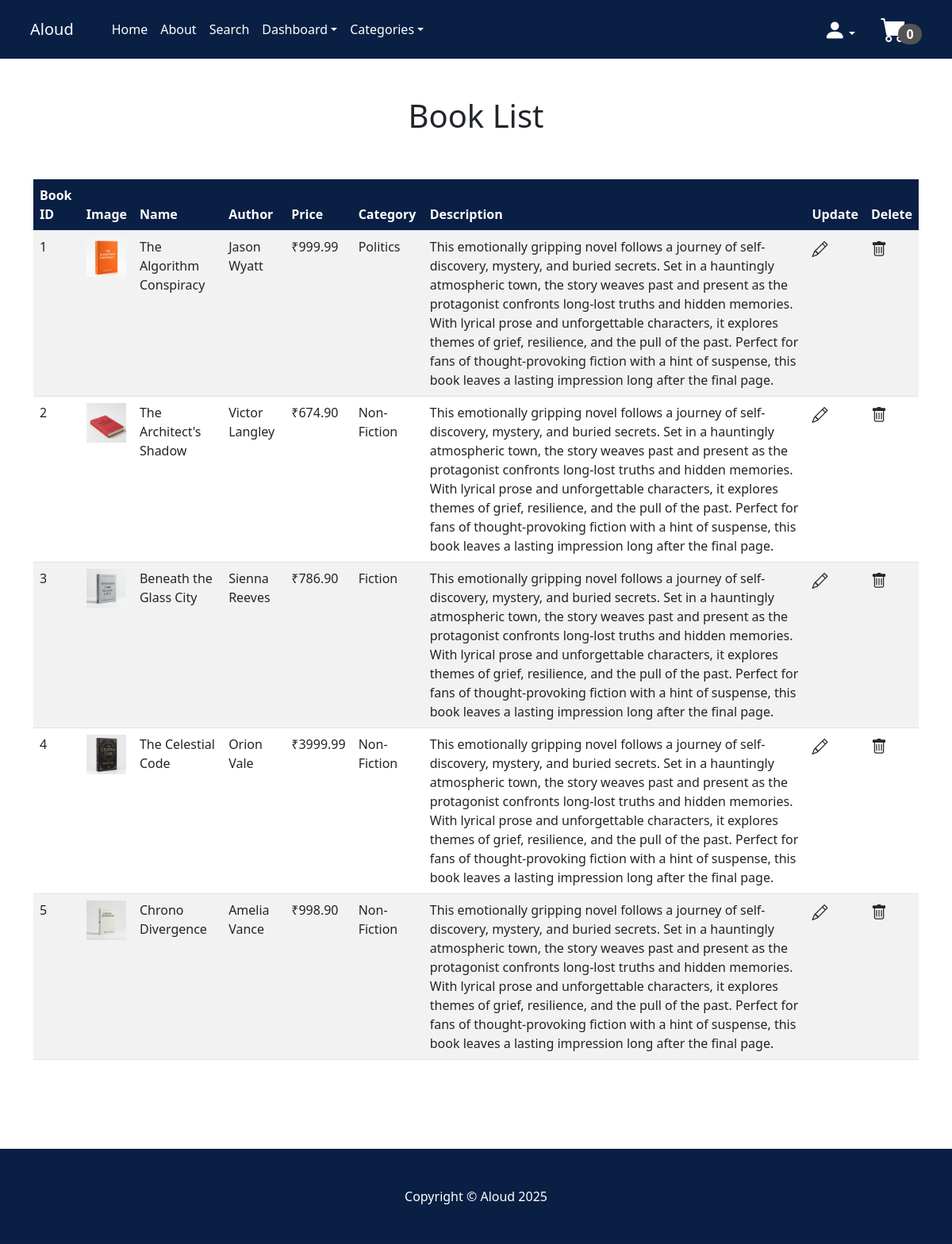
/booklist_dash/ (signed in), run on an earlier commit of the app's database.
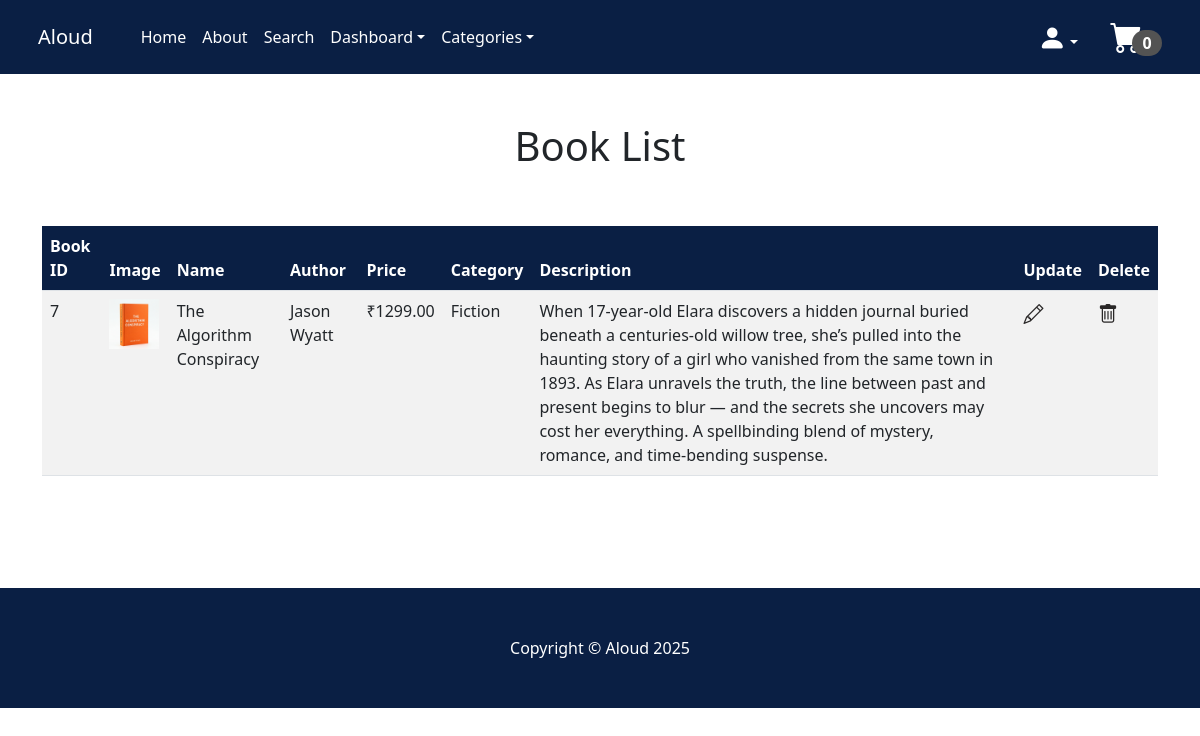
And on a later commit of the database.
### store/models.py (models this page shows, shortened)
class Product(models.Model):
    book_id = models.CharField(max_length=10)
    name = models.CharField(max_length=50)
    author = models.CharField(max_length=50)
    price = models.DecimalField(default=0, decimal_places=2, max_digits=9)
    category = models.ForeignKey(Category, on_delete=models.CASCADE, default=1)
    description = models.CharField(max_length=500, default='', blank=True, null=True)
    image = models.ImageField(upload_to='uploads/product')
    is_sale = models.BooleanField(default=False)
    sale_price = models.DecimalField(default=0, decimal_places=2, max_digits=9)

class Category(models.Model):
    name = models.CharField(max_length=50)
    image = models.ImageField(upload_to='uploads/category', default='uploads/category/nonfiction.jpg')
    def __str__(self):
        return self.name
    class Meta:
        verbose_name_plural = 'categories'

### store/views.py (the view)
# urls.py: path('booklist_dash/', views.booklist_dash, name='booklist_dash'),      #To view all the books in the dashboard
def booklist_dash(request):
    if request.user.is_authenticated and request.user.is_superuser:
        books = Product.objects.all()
        return render(request, 'booklist_dash.html', {'books': books})
    else:
        messages.success(request, 'Access denied to this page')
        return redirect('home')

### cart/cart.py (called while the page is built)
    def __len__(self):
        return sum(self.cart.values())

### cart/context_processors.py (called while the page is built)
def cart(request):
    return{'cart':Cart(request)}

### store/context_processors.py (called while the page is built)
def categories_processor(request):
    return {
        'categories': Category.objects.all()
    }

### store/templates/booklist_dash.html
{% extends 'base.html' %}
{% block content %}
    <div class="container">
        <div class="row">
            <center>
                <div class="col-12">
<br/><br/>
<h1>Book List</h1>
<br/><br/>
<div>
    <table class="table table table-striped table-hover">
  <thead style="background-color: #0a1f44;">
    <tr style="color: white;">
      <th scope="col">Book ID</th>
      <th scope="col">Image</th>
      <th scope="col">Name</th>
      <th scope="col">Author</th>
      <th scope="col">Price</th>
      <th scope="col">Category</th>
      <th scope="col">Description</th>
      <th scope="col">Update</th>
      <th scope="col">Delete</th>
    </tr>
  </thead>
  <tbody>
    {% for book in books %}
    <tr>
      <td>{{ book.id }}</td>
      <td><img src="{{ book.image.url }}" alt="Book Image" width="50"></td>
      <td>{{ book.name }}</td>
      <td>{{ book.author }}</td>
      {% if book.is_sale %}
      <td>₹{{ book.sale_price }}</td>
      {% else %}
      <td>₹{{ book.price }}</td>
      {% endif %}
      <td>{{ book.category }}</td>
      <td>{{ book.description }}</td>
      <td><a href="#"><i class="bi bi-pencil fs-5" style="color: rgb(41, 39, 39);"></i></a></td>
      <td><a href="{% url 'booklist_del' book.pk %}"><i class="bi bi-trash fs-5" style="color: rgb(41, 39, 39);"></i></a></td>
    {% endfor %}
  </tbody>
</table>
<br/><br/><br/><br/>
</div>
                </div>
            </center>
        </div>
    </div>
{% endblock %}

What changed in the data, as far as the page shows it:
removed Product: id "1", image (picture), name "The Algorithm Conspiracy", author "Jason Wyatt", price "999.99", category "Politics", description "This emotionally gripping novel follows a journey of self-discovery, mystery, and buried secrets. Set in a hauntingly atmospheric town, the story weaves past and present as the protagonist confronts long-lost truths and hidden memories. With lyrical prose and unforgettable characters, it explores themes of grief, resilience, and the pull of the past. Perfect for fans of thought-provoking fiction with a hint of suspense, this book leaves a lasting impression long after the final page."
removed Product: id "2", image (picture), name "The Architect's Shadow", author "Victor Langley", sale_price "674.90", category "Non-Fiction", description "This emotionally gripping novel follows a journey of self-discovery, mystery, and buried secrets. Set in a hauntingly atmospheric town, the story weaves past and present as the protagonist confronts long-lost truths and hidden memories. With lyrical prose and unforgettable characters, it explores themes of grief, resilience, and the pull of the past. Perfect for fans of thought-provoking fiction with a hint of suspense, this book leaves a lasting impression long after the final page."
removed Product: id "3", image (picture), name "Beneath the Glass City", author "Sienna Reeves", price "786.90", category "Fiction", description "This emotionally gripping novel follows a journey of self-discovery, mystery, and buried secrets. Set in a hauntingly atmospheric town, the story weaves past and present as the protagonist confronts long-lost truths and hidden memories. With lyrical prose and unforgettable characters, it explores themes of grief, resilience, and the pull of the past. Perfect for fans of thought-provoking fiction with a hint of suspense, this book leaves a lasting impression long after the final page."
removed Product: id "4", image (picture), name "The Celestial Code", author "Orion Vale", price "3999.99", category "Non-Fiction", description "This emotionally gripping novel follows a journey of self-discovery, mystery, and buried secrets. Set in a hauntingly atmospheric town, the story weaves past and present as the protagonist confronts long-lost truths and hidden memories. With lyrical prose and unforgettable characters, it explores themes of grief, resilience, and the pull of the past. Perfect for fans of thought-provoking fiction with a hint of suspense, this book leaves a lasting impression long after the final page."
removed Product: id "5", image (picture), name "Chrono Divergence", author "Amelia Vance", price "998.90", category "Non-Fiction", description "This emotionally gripping novel follows a journey of self-discovery, mystery, and buried secrets. Set in a hauntingly atmospheric town, the story weaves past and present as the protagonist confronts long-lost truths and hidden memories. With lyrical prose and unforgettable characters, it explores themes of grief, resilience, and the pull of the past. Perfect for fans of thought-provoking fiction with a hint of suspense, this book leaves a lasting impression long after the final page."
added Product: id "7", image (picture), name "The Algorithm Conspiracy", author "Jason Wyatt", price "1299.00", category "Fiction", description "When 17-year-old Elara discovers a hidden journal buried beneath a centuries-old willow tree, she’s pulled into the haunting story of a girl who vanished from the same town in 1893. As Elara unravels the truth, the line between past and present begins to blur — and the secrets she uncovers may cost her everything. A spellbinding blend of mystery, romance, and time-bending suspense."
